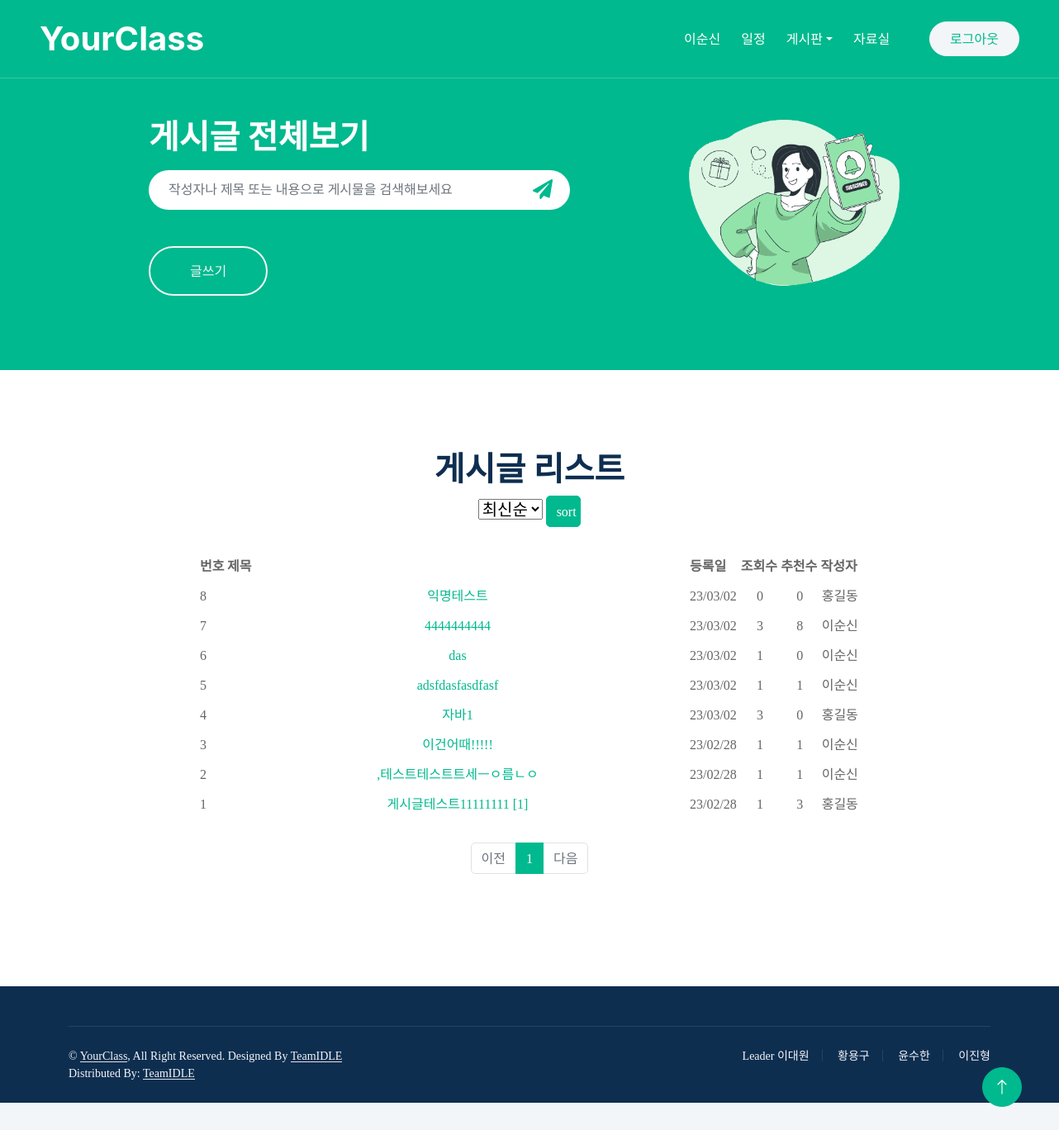
The app's page /YourClass/board1/ (signed in) with its own data.
### YourClass/models.py (models this page shows)
class Member(models.Model):
    email = models.TextField(primary_key=True)
    name = models.CharField(max_length=30)
    password = models.CharField(max_length=30)
    rdate = models.DateTimeField(default=timezone.now())
    dept = models.CharField(max_length=10)
    fire = models.CharField(max_length=2)
    classnames = models.ForeignKey('ClassNames', on_delete=models.CASCADE)

class Post(models.Model):
    title = models.CharField(max_length=100)
    date = models.DateTimeField(default=timezone.now())
    category = models.ForeignKey(Categories, on_delete=models.CASCADE)
    author = models.ForeignKey(Member, on_delete=models.CASCADE)
    body = RichTextUploadingField()
    file = models.FileField(upload_to=get_file_path, null=True, blank=True, verbose_name='파일')
    filename = models.CharField(max_length=64, null=True, verbose_name='첨부파일명')
    viewcount = models.PositiveIntegerField(default=0)
    post_fix = models.BooleanField(default=False)
    post_like = models.PositiveIntegerField(default=0)

### YourClass/views/post_views.py (the view)
# urls.py: path('board1/', views.board1, name='board1'),
def board1(request):
    session = request.session.get('login_')
    if session:
        member = Member.objects.get(email=session)
        categories = Categories.objects.values_list('Cat_name', flat=True)
        posts = Post.objects.select_related('author').all() # Post의 작성자(email)를 통한 Member의 name을 뽑기 위해 join
        sort = request.GET.get('sort','')
        if sort == 'viewcount':
            posts =posts.order_by('-viewcount')
        elif sort == 'likes' :
            posts = posts.order_by('-post_like')
        else:
            posts = posts.order_by('-id')
        page = request.GET.get('page', '1')
        paginator = Paginator(posts, 10)
        page_obj = paginator.get_page(page)
        for post in page_obj:
            post.commentCount = len(Comment.objects.filter(post_id=post.id))
        context = {
            'member' : member,
            'categories' : categories,
            'post_list': page_obj,
        }
        template = loader.get_template('board1.html')
        return HttpResponse(template.render(context, request))
    else:
        template = loader.get_template('pleaselogin.html')
        return HttpResponse(template.render({}, request))

### YourClass/templates/board1.html (shortened to what this page needs)
{% extends "base.html" %}
{% load static %}
{% block contents %}
        <div class="container-xxl bg-primary page-header" style="padding-top:1px; padding-bottom:5px">
        <div class="container-xxl bg-primary my-6 wow fadeInUp"  data-wow-delay="0.1s">
            <div class="container px-lg-5" style="margin-left:120px">
                <div class="row align-items-center" style="height: 250px;">
                    <div class="col-12 col-md-6">
                        <h1 class="text-white">
                            {% if category_name %}{{category_name}}
                            {% else %}게시글 전체보기
                            {% endif %}</h1>
                        <div class="position-relative w-100 mt-3">
                            <form method="get" action="{% url 'searchpost' %}">
                            <input class="form-control border-0 rounded-pill w-100 ps-4 pe-5" type="text" placeholder="작성자나 제목 또는 내용으로 게시물을 검색해보세요" style="height: 48px;" name="r" value="{{r}}">
                            <button type="button" class="btn shadow-none position-absolute top-0 end-0 mt-1 me-2"><i class="fa fa-paper-plane text-primary fs-4"></i></button>
                            </form>
                        </div>
                    </div>
                    <div class="col-lg-6 text-center text-lg-start">
                        <div class="col-md-6 text-center mb-n5 d-none d-md-block">
                            <img class="img-fluid mt-5" style="max-height: 250px; margin-left: 120px" src="{% static 'img/newsletter.png'%}">
                        </div>
                    </div>
                    {% if category_name == '자료실' %}
                    <p><a href="{% url 'post_write' %}" class="btn btn-outline-light rounded-pill border-2 py-3 px-5 animated slideInRight">글쓰기</a></p>
                    {% else %}
                    <p><a href="{% url 'createPost' %}" class="btn btn-outline-light rounded-pill border-2 py-3 px-5 animated slideInRight">글쓰기</a></p>
                    {% endif %}
                </div>
            </div>
            </div>
        </div>
        <div>
            <center>
                <h1>
                    게시글 리스트
                </h1>
                    <form method="GET" action="{% url 'board1' %}">
                        <div class="col-4">
                            <select name="sort" id="sort" style="font-size:20px;">
                                <option value="recently" id="recently">최신순</option>
                            </select>
                            <button class="btn btn-primary" type="submit" value="" style="width:10%; height:2%">sort</button>
                        </div>
                <table style="width:100vh; border-collapse: separate;
                border-spacing: 0 10px;">
                    <tr>
                        <th align='center'>번호</th>
                        <th align='center' style="width:70vh">제목</th>
                        <th align='center'>등록일</th>
                        <th align='center'>조회수</th>
                        <th align='center'>추천수</th>
                        {% if not category_name == '익명게시판' %}
                            <th align='center'>작성자</th>
                        {% endif %}
                    </tr><br/>
                    {% for data in post_list %}
                    <tr>
                        <td>{{data.id}}</td>
                        <td align='center'><a href="{% url 'detail' data.id %}">{{data.title|truncatechars:45}}
                            {% if data.commentCount == 0 %}
                            {% else %}
                                [{{data.commentCount}}]
                            {% endif %}
                        </a></td>
                        <td>{{data.date|date:"y/m/d"}}</td>
                        <td align='center'>{{data.viewcount}}</td>
                        <td align='center'>{{data.post_like}}</td>
                        {% if not category_name == '익명게시판' %}
                            <td align='center'>{{data.author.name}}</td>
                        {% endif %}
                    </tr>
                    {% empty %}
                        <div style="padding:50px;">
                            <h5 align='center'>아직 게시글이 없습니다</h5>
                        </div>
                    {% endfor %}
                </table>
                <br/>
                <ul class="pagination justify-content-center">
                    {% if post_list.has_previous %}
                    <li class="page-item">
                        <a class="page-link" href="?page={{ post_list.previous_page_number }}">이전</a>
                    </li>
                    {% else %}
                    <li class="page-item disabled">
                        <a class="page-link" tabindex="-1" aria-disabled="true" href="#">이전</a>
                    </li>
                    {% endif %}
                    {% for page_number in post_list.paginator.page_range %}
                    {% if page_number == post_list.number %}
                    <li class="page-item active" aria-current="page">
                        <a class="page-link" href="?page={{ page_number }}">{{ page_number }}</a>
                    </li>
                    {% else %}
                    <li class="page-item">
                        <a class="page-link" href="?page={{ page_number }}">{{ page_number }}</a>
                    </li>
                    {% endif %}
                    {% endfor %}
                    {% if post_list.has_next %}
                    <li class="page-item">
                        <a class="page-link" href="?page={{ post_list.next_page_number }}">다음</a>
                    </li>
                    {% else %}
                    <li class="page-item disabled">
                        <a class="page-link" tabindex="-1" aria-disabled="true" href="#">다음</a>
                    </li>
                    {% endif %}
                </ul>
                <br/>
            </center>
        </div>
{% endblock %}

### YourClass/templates/base.html (shortened to what this page needs)
<!DOCTYPE html>
{% load static %}
<html lang="en">
<head>
    <link rel="stylesheet" href="{% static 'ckeditor/ckeditor/plugins/codesnippet/lib/highlight/styles/default.css' %}" />
    <link href="https://cdnjs.cloudflare.com/ajax/libs/font-awesome/5.10.0/css/all.min.css" rel="stylesheet">
    <link href="https://cdn.jsdelivr.net/npm/bootstrap-icons@1.4.1/font/bootstrap-icons.css" rel="stylesheet">
    <link href="{% static 'lib/animate/animate.min.css'%}" rel="stylesheet">
    <link href="{% static 'lib/owlcarousel/assets/owl.carousel.min.css'%}" rel="stylesheet">
    <link href="{% static 'css/bootstrap.min.css'%}" rel="stylesheet">
    <link href="{% static 'css/style.css'%}" rel="stylesheet">
</head>
<body>
    <div class="container-xxl bg-white p-0">
        <div class="container-xxl position-relative p-0" style="margin-bottom: 50px">
            <nav class="navbar navbar-expand-lg navbar-light px-4 px-lg-5 py-3 py-lg-0">
                <a href="{% url "index" %}" class="navbar-brand p-0">
                    <h1 class="m-0">YourClass</h1>
                </a>
                <div class="collapse navbar-collapse" id="navbarCollapse">
                    <div class="navbar-nav ms-auto py-0">
					{% if request.session.login_ %}
                        <a href="{% url 'mypage' %}" class="nav-item nav-link">{{member.name}}</a>
					{% endif %}
                        <a href='{% url "calendar" %}' class="nav-item nav-link">일정</a>
                        <div class="nav-item dropdown">
                            <a href="{% url 'board1' %}" class="nav-link dropdown-toggle" data-bs-toggle="dropdown">게시판</a>
                        </div>
                        <a href="{% url 'board_category' '자료실' %}" class="nav-item nav-link">자료실</a>
                    </div>
                    {% if request.session.login_ %}
                        <a href="{% url 'logout' %}" class="btn btn-light rounded-pill text-primary py-2 px-4 ms-lg-5">로그아웃</a>
                    {% else %}
                        <a href="{% url 'login' %}" class="btn btn-light rounded-pill text-primary py-2 px-4 ms-lg-5">로그인</a>
                    {% endif %}
                </div>
            </nav>
        {% block contents %}{% endblock %}
        <div class="container-fluid bg-dark text-light footer pt-5 wow fadeIn" data-wow-delay="0.1s" style="margin-top: 6rem;">
            <div class="container">
                <div class="copyright">
                    <div class="row">
                        <div class="col-md-6 text-center text-md-start mb-3 mb-md-0">
                            &copy; <a class="border-bottom" href="#">YourClass</a>, All Right Reserved.
							Designed By <a class="border-bottom" href="https://htmlcodex.com">TeamIDLE</a>
                            <br>Distributed By: <a class="border-bottom" href="https://themewagon.com" target="_blank">TeamIDLE</a>
                        </div>
                        <div class="col-md-6 text-center text-md-end">
                            <div class="footer-menu">
                                <a href="">Leader 이대원</a>
                                <a href="">황용구</a>
                                <a href="">윤수한</a>
                                <a href="">이진형</a>
                            </div>
                        </div>
                    </div>
                </div>
            </div>
        </div>
        <a href="#" class="btn btn-lg btn-primary btn-lg-square back-to-top"><i class="bi bi-arrow-up"></i></a>
    </div>
</body>
</html>

### YourClass/static/css/style.css (style rules this page uses)
:root { --primary: #00B98E; --light: #F3F6F8; --dark: #0E2E50; }
.back-to-top { position: fixed; display: none; right: 45px; bottom: 45px; z-index: 99; }
.my-6 { margin-top: 6rem; margin-bottom: 6rem; }
* { font-family: "Font Awesome 5 Free"; }
.btn { font-weight: 500; transition: .5s; }
.btn.btn-primary, .btn.btn-outline-primary:hover { color: #FFFFFF; }
.btn-lg-square { width: 48px; height: 48px; }
.btn-square, .btn-sm-square, .btn-lg-square { padding: 0; display: flex; align-items: center; justify-content: center; font-weight: normal; border-radius: 50px; }
.navbar .navbar-nav .nav-link { position: relative; margin-left: 25px; padding: 35px 0; color: #FFFFFF; font-weight: 500; outline: none; transition: .5s; }
.navbar .navbar-brand h1 { color: #FFFFFF; }
@media (min-width: 992px) { .navbar { position: absolute; width: 100%; top: 0; left: 0; border-bottom: 1px solid rgba(256, 256, 256, .2); z-index: 999; } }
@media (min-width: 992px) { .navbar .navbar-nav .nav-link::before { position: absolute; content: ""; width: 100%; height: 2px; bottom: 10px; left: 0; background: #FFFFFF; opacity: 0; transition: .5s; } }
.page-header { margin-bottom: 6rem; padding: 12rem 0 6rem 0; }
.footer .copyright { padding: 25px 0; font-size: 14px; border-top: 1px solid rgba(256, 256, 256, .1); }
.footer .copyright a { color: var(--light); }
.footer .footer-menu a { margin-right: 15px; padding-right: 15px; border-right: 1px solid rgba(255, 255, 255, .1); }
.footer .footer-menu a:last-child { margin-right: 0; padding-right: 0; border-right: none; }

### records on screen
Member: name "이순신"
Post: id "8", title "익명테스트", date "23/03/02", viewcount "0", post_like "0", author.name "홍길동"
Post: id "7", title "4444444444", date "23/03/02", viewcount "3", post_like "8", author.name "이순신"
Post: id "6", title "das", date "23/03/02", viewcount "1", post_like "0", author.name "이순신"
Post: id "5", title "adsfdasfasdfasf", date "23/03/02", viewcount "1", post_like "1", author.name "이순신"
Post: id "4", title "자바1", date "23/03/02", viewcount "3", post_like "0", author.name "홍길동"
Post: id "3", title "이건어때!!!!!", date "23/02/28", viewcount "1", post_like "1", author.name "이순신"
Post: id "2", title ",테스트테스트트세ㅡㅇ름ㄴㅇ", date "23/02/28", viewcount "1", post_like "1", author.name "이순신"
Post: id "1", title "게시글테스트11111111", commentCount "1", date "23/02/28", viewcount "1", post_like "3", author.name "홍길동"

### other values on screen
{{ page_number }} "1"
